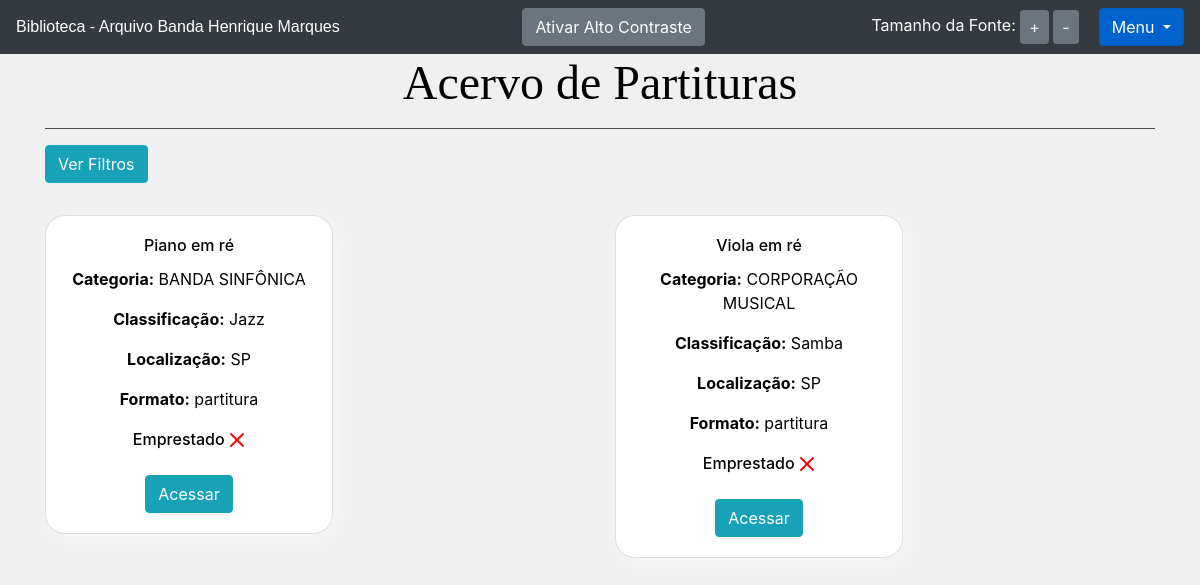
Page /livro/home/ (signed in) on the earlier database version.
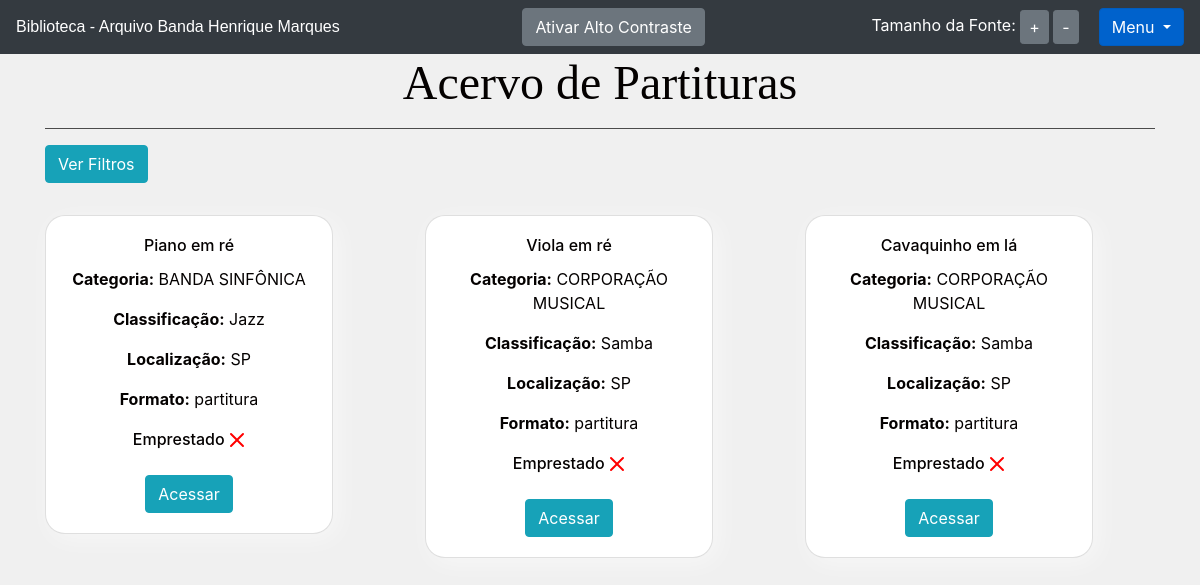
Same page on the later database version.
### livro/models.py (models this page shows, shortened)
class Livros(models.Model):
    nome = models.CharField(max_length = 100, blank = True)
    autor = models.CharField(max_length = 30, blank = True)
    co_autor = models.CharField(max_length = 30, blank = True)
    data_cadastro = models.DateField(default = date.today)
    emprestado = models.BooleanField(default = False)
    categoria = models.ForeignKey(Categoria, on_delete=models.DO_NOTHING)
    usuario = models.ForeignKey(Usuario, on_delete=models.DO_NOTHING)
    localizacao = models.CharField(max_length = 100, verbose_name='Localização')
    exemplares_disponiveis = models.CharField(max_length = 100, blank = True)
    compositor = models.CharField(max_length = 100, blank = True, verbose_name='Compositor')
    arranjador = models.CharField(max_length = 100, blank = True, verbose_name='Arranjador')
    obra = models.CharField(max_length = 100, verbose_name='Obra')
    classificacao = models.CharField(max_length = 100, verbose_name='Classificação')
    conteudo = models.CharField(max_length = 100, verbose_name='Conteúdo')
    edicao = models.CharField(max_length = 100, verbose_name='Edição')
    observacao = models.CharField(max_length = 200, blank = True, verbose_name='Observação')
    formato = models.CharField(max_length = 100, verbose_name='Formato')
    observacoes_gerais = models.CharField(max_length = 200, blank = True, verbose_name='Observações gerais')
    class Meta:
        verbose_name = 'Partitura'

class Categoria(models.Model):
    nome = models.CharField(max_length=30)
    descricao = models.TextField()
    usuario = models.ForeignKey(Usuario, on_delete=models.DO_NOTHING)
    def __str__(self) -> str:
        return self.nome

### livro/views.py (the view)
# urls.py: path('home/', views.home, name = 'home'),
def home(request):
    usuario_id = request.session.get('usuario')
    if usuario_id:
        try:
            usuario = Usuario.objects.get(id=usuario_id)
            status_categoria = request.GET.get('cadastro_categoria')
            livros = Livros.objects.filter(usuario=usuario).order_by('obra')
            total_livros = livros.count()
            form = CadastroLivro()
            form.fields['usuario'].initial = usuario_id
            form.fields['categoria'].queryset = Categoria.objects.filter(usuario=usuario)
            form_categoria = CategoriaLivro()
            usuarios = Usuario.objects.all()
            livros_emprestar = Livros.objects.filter(usuario=usuario, emprestado=False)
            livros_emprestados = Livros.objects.filter(usuario=usuario, emprestado=True)
            obras = Livros.objects.filter(usuario=usuario).values_list('obra', flat=True).distinct()
            classificacoes = Livros.objects.filter(usuario=usuario).values_list('classificacao', flat=True).distinct()
            compositores = Livros.objects.filter(usuario=usuario).values_list('compositor', flat=True).distinct()
            arranjadores = Livros.objects.filter(usuario=usuario).values_list('arranjador', flat=True).distinct()
            livros = Livros.objects.filter(usuario=usuario)
            categoria_filtro = request.GET.get('categoria')
            obra_filtro = request.GET.get('obra')
            classificacao_filtro = request.GET.get('classificacao')
            compositor_filtro = request.GET.get('compositor')
            arranjador_filtro = request.GET.get('arranjador')
            if categoria_filtro:
                livros = livros.filter(categoria=categoria_filtro)
                obras = livros.values_list('obra', flat=True).distinct()
                if obra_filtro and obra_filtro not in obras:
                    obra_filtro = None
            if obra_filtro:
                livros = livros.filter(obra=obra_filtro)
            if classificacao_filtro:
                livros = livros.filter(classificacao=classificacao_filtro)
            if compositor_filtro:
                livros = livros.filter(compositor=compositor_filtro)
            if arranjador_filtro:
                livros = livros.filter(arranjador=arranjador_filtro)
            return render(request, 'home.html', {
                'livros': livros,
                'usuario_logado': usuario_id,
                'form': form,
                'status_categoria': status_categoria,
                'form_categoria': form_categoria,
                'usuarios': usuarios,
                'livros_emprestar': livros_emprestar,
                'total_livro': total_livros,
                'livros_emprestados': livros_emprestados,
                'categorias': Categoria.objects.all(),
                'obras': obras,
                'classificacoes': classificacoes,
                'compositores': compositores,
                'arranjadores': arranjadores
            })
        except Usuario.DoesNotExist:
            return redirect('/auth/login/?status=2')
    else:
        return redirect('/auth/login/?status=2')

### livro/templates/home.html (shortened to what this page needs)
{% extends 'base.html' %}
{% block 'body_extra' %}
<div class="container text-center">
  <h1 class="larger-text">Acervo de Partituras</h1>
  <hr style="background-color: rgb(83, 83, 83);">
  <form action="" method="GET" class="form-inline mb-2 ml-auto justify-content-between">
    <button type="button" id="ver-filtros-btn" class="btn btn-info">Ver Filtros</button>
  </form>
    <br>
    <div class="row">
        {% for livro in livros %}
            <div class="col-md">
                <div class="card" style="width: 18rem;">
                    <div class="card-body">
                      <h5 class="card-title">{{ livro.obra }}</h5>
                      <p class="card-text"><strong>Categoria:</strong> {{ livro.categoria }}</p>
                      <p class="card-text"><strong>Classificação:</strong> {{ livro.classificacao }}</p>
                      <p class="card-text"><strong>Localização:</strong> {{ livro.localizacao }}</p>
                      <p class="card-text"><strong>Formato:</strong> {{ livro.formato }}</p>
                      <h6 style="display: inline" class="card-subtitle mb-2">Emprestado</h6>
                        <br>
                        <br>
                      <a href="{% url 'ver_livros' livro.id %}" class="btn btn-info" aria-label="{{ livro.obra }}">Acessar</a>
                    </div>
                </div>
                <br>
            </div>
        {% endfor %}
    </div>
</div>
{% endblock %}

### templates/base.html (shortened to what this page needs)
<!doctype html>
<html lang="pt-BR">
<head>
    <link rel="stylesheet" href="https://cdn.jsdelivr.net/npm/bootstrap@4.6.0/dist/css/bootstrap.min.css">
</head>
<body>
<nav class="navbar navbar-dark bg-dark">
    <a class="navbar-brand" style="font-family: 'NomeDaFonte', sans-serif; font-size: 24px; color: #ffffff;" href="{% url 'home' %}">Biblioteca - Arquivo Banda Henrique Marques</a>
    <div>
        <button id="btn-alto-contraste" class="btn btn-secondary" onclick="toggleContraste()">Ativar Alto Contraste</button>
    </div>
    <div class="d-flex align-items-center">
    <div class="text-controls" style="color: white; margin-right: 20px; font-size: 16px;">
        Tamanho da Fonte:
        <button id="increase-font" class="btn btn-secondary btn-sm">+</button>
        <button id="decrease-font" class="btn btn-secondary btn-sm">-</button>
    </div>
    {% if usuario_logado %}
    <div class="dropdown show">
        <a class="btn btn-primary dropdown-toggle" href="#" role="button" id="dropdownMenuLink" data-toggle="dropdown"
           aria-haspopup="true" aria-expanded="false">
            Menu
        </a>
    </div>
    {% endif %}
</nav>
    {% block 'body_extra' %} {% endblock %}
</body>
</html>

### templates/base.html (style rules this page uses)
body { background-size: cover; background-position: center; background-repeat: no-repeat; background-attachment: fixed; background-color: #f0f0f0; color:#040100 }
.card { background-color: white; border-radius:20px; box-shadow: 5px 5px 25px rgba(255, 255, 255, 0.5); }

### livro/templates/home.html (style rules this page uses)
h1 { font-family: 'Alegreya SC', serif; }

Differences in the rows shown:
added Livros: obra "Cavaquinho em lá", categoria "CORPORAÇÃO MUSICAL", classificacao "Samba", localizacao "SP", formato "partitura", emprestado False (drawn)
